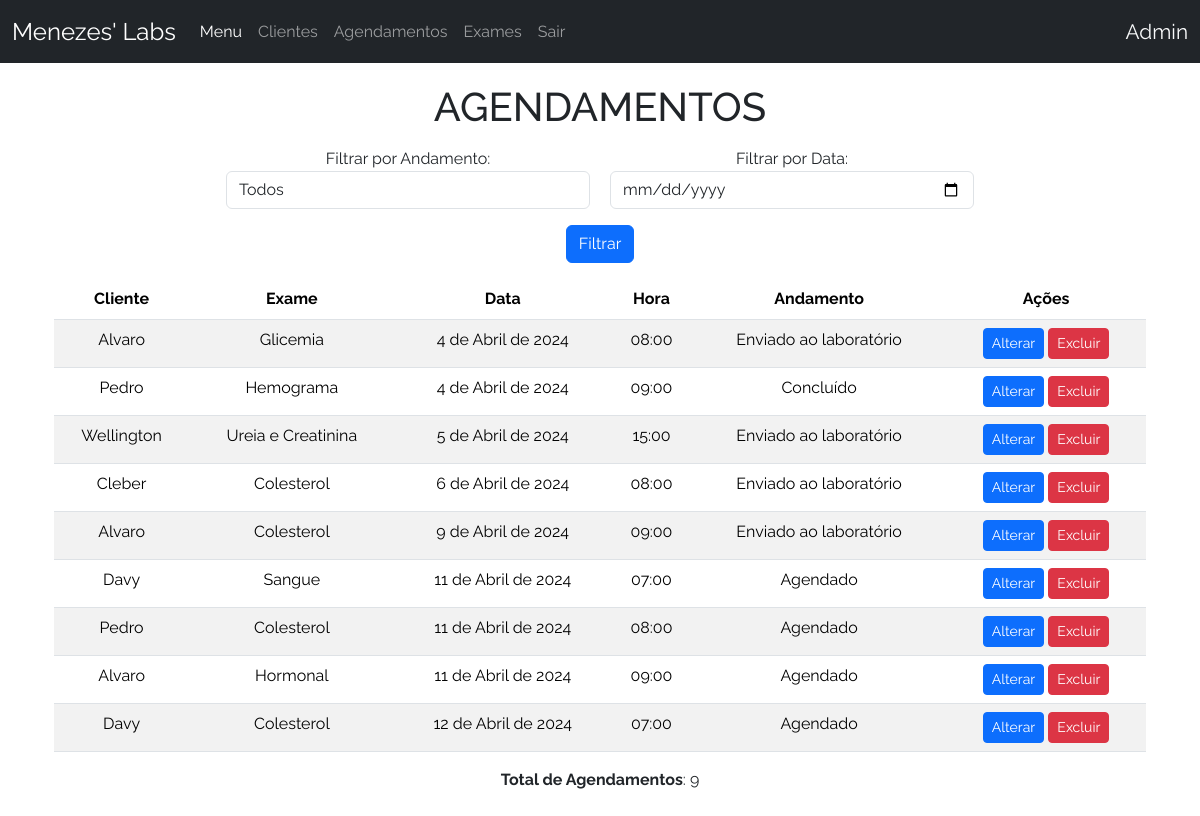
Page /agendamentos-admin/ (signed in) on the earlier database version.
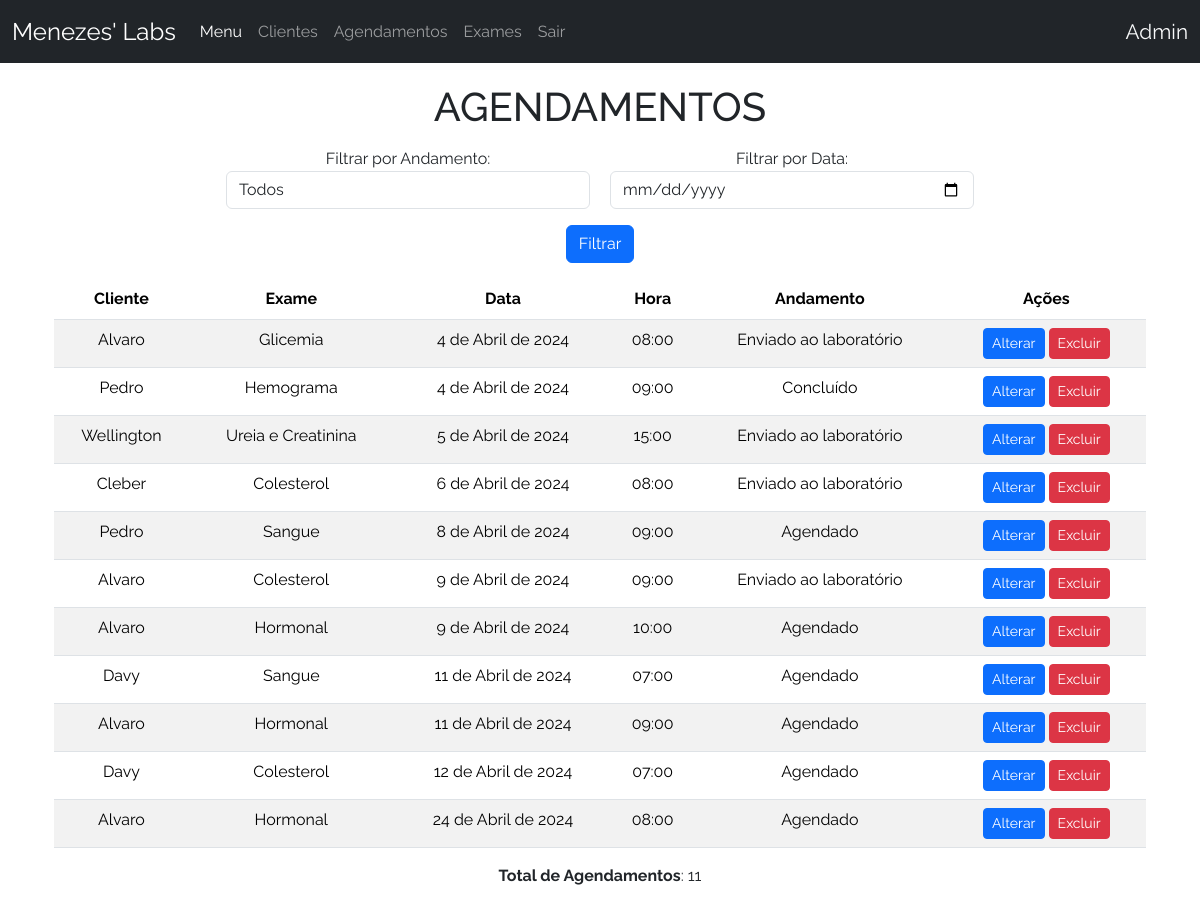
Same page on the later database version.
### crud/models.py (models this page shows, shortened)
class Base(models.Model):
    criado = models.DateTimeField(verbose_name ='Criado em',auto_now_add=True)
    modificado = models.DateTimeField(verbose_name ='Modificado em',auto_now=True)
    ativo = models.BooleanField(verbose_name ='Ativo?',default=True)
    class Meta:
        abstract = True

class AgendamentoExame(Base):
    exame = models.ForeignKey(Exame,verbose_name='Exame',on_delete=models.CASCADE)
    data = models.DateField('Data',auto_now=False,auto_now_add=False)
    usuario = models.ForeignKey(User,verbose_name='Usuário',on_delete=models.CASCADE)
    HORARIO_CHOICES = (
    ('07:00', '07:00'),
    ('08:00', '08:00'),
    ('09:00', '09:00'),
    ('10:00', '10:00'),
    ('11:00', '11:00'),
    ('13:00', '13:00'),
    ('14:00', '14:00'),
    ('15:00', '15:00'),
    ('16:00', '16:00'),
    ('17:00', '17:00'),
)
    ANDAMENTO_CHOICES = (
        ('Agendado', 'Agendado'),
        ('Realizado', 'Realizado'),
        ('Enviado ao laboratório', 'Enviado ao laboratório'),
        ('Concluído', 'Concluído'),
        ('Cancelado', 'Cancelado'),
    )
    horario = models.CharField(verbose_name ='Horário', max_length = 5 ,choices=HORARIO_CHOICES)
    andamento = models.CharField(verbose_name ='Andamento',max_length=30,choices=ANDAMENTO_CHOICES,default='Agendado')
    resultado = models.FileField('Resultado',upload_to='pdfs/',null=True,blank=True)
    class Meta:
        verbose_name = 'Agendamento'
        verbose_name_plural = 'Agendamentos'
        ordering = ['data','horario']

class Exame(Base):
    nome = models.CharField('Nome',max_length=100)
    def __str__(self):
        return self.nome
    class Meta:
        verbose_name = 'Exame'
        verbose_name_plural = 'Exames'
        ordering = ['nome']

### crud/views.py (the view)
# urls.py: path('agendamentos-admin/', AdminIndexView.as_view(), name='admin'),
class AdminIndexView(UserPassesTestMixin, ListView):
    model = AgendamentoExame
    template_name = 'adm/agendamento/list.html'
    context_object_name = 'agendamentos'
    def test_func(self):
        return self.request.user.is_superuser
    def get_queryset(self):
        queryset = super().get_queryset()
        filtro_andamento = self.request.GET.get('filtro_andamento')
        filtro_data = self.request.GET.get('filtro_data')
        if filtro_andamento:
            queryset = queryset.filter(andamento=filtro_andamento)
        if filtro_data:
            queryset = queryset.filter(data=filtro_data)
        return queryset
    def get_context_data(self, **kwargs):
        context = super().get_context_data(**kwargs)
        context['qtd_agentamentos'] = self.get_queryset().count()
        return context

### crud/templates/adm/agendamento/list.html (shortened to what this page needs)
{% extends 'base.html' %}
{% block content %}
<main style="text-align: center;">
    <h1 class="mt-1">Agendamentos</h1>
    <div class="container mt-3 ">
        <form class="mb-3" method="get" action="">
            <div class="form-row" style="display: flex; gap:20px; justify-content: center;">
                <div class="col-md-4 mb-3">
                    <label for="filtro_andamento">Filtrar por Andamento:</label>
                    <select class="form-control" name="filtro_andamento" id="filtro_andamento">
                        <option value="">Todos</option>
                    </select>
                </div>
                <div class="col-md-4 mb-3">
                    <label for="filtro_data">Filtrar por Data:</label>
                    <input type="date" class="form-control" name="filtro_data" id="filtro_data">
                </div>
            </div>
            <button type="submit" class="btn btn-primary">Filtrar</button>
        </form>
        <table class="table table-striped">
            <thead>
                <tr>
                    <th><strong>Cliente</strong></th>
                    <th><strong>Exame</strong></th>
                    <th><strong>Data</strong></th>
                    <th><strong>Hora</strong></th>
                    <th><strong>Andamento</strong></th>
                    <th><strong>Ações</strong></th>
                </tr>
            </thead>
            <tbody>
                {% for agendamento in agendamentos %}
                <tr>
                    <td>{{ agendamento.usuario|capfirst }}</td>
                    <td>{{ agendamento.exame }}</td>
                    <td>{{ agendamento.data }}</td>
                    <td>{{ agendamento.horario }}</td>
                    <td>{{ agendamento.andamento }}</td>
                    <td>
                        <a href="{% url 'update_admin' pk=agendamento.pk %}" class="btn btn-primary btn-sm">Alterar</a>
                        <a href="{% url 'delete_admin' pk=agendamento.pk %}" class="btn btn-danger btn-sm">Excluir</a>
                </tr>
                {% endfor %}
            </tbody>
        </table>
        <p style="padding-bottom: 3vh;"><strong>Total de Agendamentos</strong>: {{ qtd_agentamentos }}</p>
</main>
{% endblock %}

Differences in the rows shown:
removed AgendamentoExame: usuario "Pedro", exame "Colesterol", data "11 de Abril de 2024", horario "08:00", andamento "Agendado"
added AgendamentoExame: usuario "Pedro", exame "Sangue", data "8 de Abril de 2024", horario "09:00", andamento "Agendado"
added AgendamentoExame: usuario "Alvaro", exame "Hormonal", data "9 de Abril de 2024", horario "10:00", andamento "Agendado"
added AgendamentoExame: usuario "Alvaro", exame "Hormonal", data "24 de Abril de 2024", horario "08:00", andamento "Agendado"
Other differences:
{{ qtd_agentamentos }}: "9" → "11"
